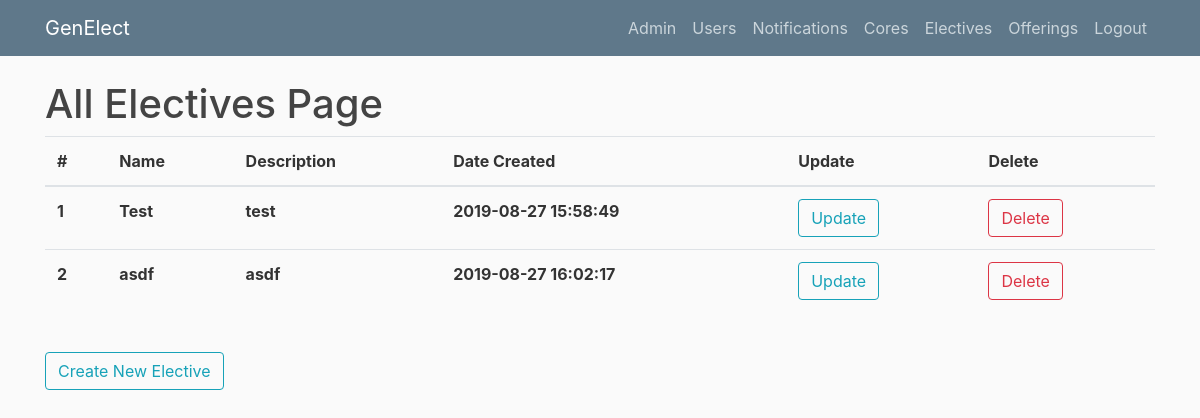
Screenshot of /allelectives (signed in) with the database file from the repository.
### genElect/models.py (models this page shows)
class Base(db.Model):
    __abstract__ = True
    id = db.Column(db.Integer, primary_key=True, autoincrement=True)
    date_created = db.Column(db.DateTime, default=db.func.current_timestamp())
    date_modified = db.Column(db.DateTime, default=db.func.current_timestamp(),
            onupdate=db.func.current_timestamp())

class Electives(Base):
    __tablename__ = 'electives'
    name = db.Column(db.String(100))
    description = db.Column(db.String(500))
    prerequisites = db.relationship('Prerequisites', backref='elective', lazy=True)
    offerings = db.relationship('Offerings', backref='elective', lazy=True)
    completed_users = db.relationship('Completions', backref='elective', lazy=True)
    can_retake = db.Column(db.Boolean)
    elective_difficulty = db.Column(db.String(100))

### genElect/__init__.py (the view)
@app.route("/allelectives")
def allelectives():
    if current_user.is_authenticated and (current_user.role == "admin" or current_user.role == "instructor"):
        electives = Electives.query.all()
        return render_template('allelectives.html', electives=electives, title="Electives")
    else:
        return render_template('denied.html')

### genElect/__init__.py (called while the page is built)
@login_manager.user_loader
def load_user(user_id):
    return Users.query.get(int(user_id))

### genElect/templates/allelectives.html
{% extends "layout.html" %}
{% block content %}
    <h1>All Electives Page</h1>
	<table class="table">
	  <thead>
	    <tr>
	      <th scope="col">#</th>
	      <th scope="col">Name</th>
	      <th scope="col">Description</th>
	      <th scope="col">Date Created</th>
	      <th scope="col">Update</th>
	      <th scope="col">Delete</th>
	    </tr>
	  </thead>
	  <tbody>
	  	{% for elective in electives %}
	    <tr>
	      <th scope="row">{{elective.id}}</th>
	      <th scope="row">{{elective.name}}</th>
	      <th scope="row">{{elective.description}}</th>
	      <th scope="row">{{elective.date_created}}</th>
	      <th scope="row"><button type="button" onclick="window.location.href = '/editelective/{{elective.id}}'" class="btn btn-outline-info">Update</button></th>
	      <th scope="row"><button type="button" onclick="window.location.href = '/deleteelective/{{elective.id}}'" class="btn btn-outline-danger">Delete</button></th>
	    </tr>
	    {% endfor %}
	  </tbody>
	</table>
    <br><button type="button" onclick="window.location.href = '/createelective'" class="btn btn-outline-info">Create New Elective</button>
{% endblock content %}

### genElect/static/main.css (style rules this page uses)
body { background: #fafafa; color: #333333; margin-top: 5rem; }
h1, h2, h3, h4, h5, h6 { color: #444444; }

### rows the page displays
Electives: id "1", name "Test", description "test", date_created "2019-08-27 15:58:49"
Electives: id "2", name "asdf", description "asdf", date_created "2019-08-27 16:02:17"
